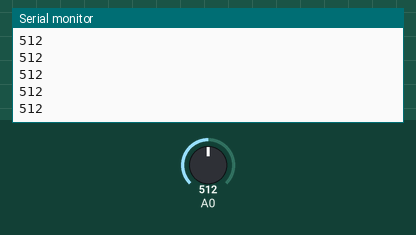
A sketch run on a simulated Arduino Uno, built with avr-gcc and run on an emulated ATmega328P. Shown: the last lines printed to the serial monitor. The inputs (shaded band) are chosen by the test bench; at power-on: A0 = 512.

Above: at 1.2 s.
1.3 s: A0 set to 610
At 1.49 s:
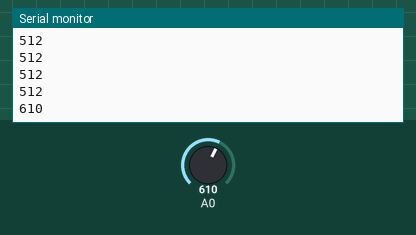
2.8 s: A0 set to 590
At 2.83 s:
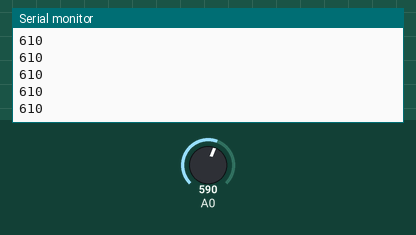
Timing chart, 0 to 5.8 s (numbered marks = the images above; inputs shaded):
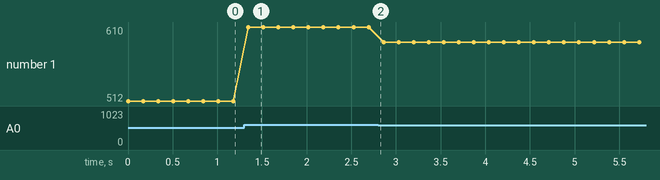

The sketch:

send.ino
```cpp
#include <IRremote.h>
#define IR_SEND_PIN 2
IRsend irsend(IR_SEND_PIN);
uint32_t noRepeats = 2;

int value;

void setup() {
  Serial.begin(9600);
}


void loop() {
  value = analogRead(A0);
  Serial.println(value);
  if (value <= 600)
    irsend.sendNEC(0x00, 0x1A, noRepeats);
  else
    irsend.sendNEC(0x00, 0x1B, noRepeats);
  delay(100);
}
```

Measured:
- after the input at 1.3 s, the serial monitor: prints a new line after 0.05 s (image 1)
- plotted number 1: 512 → 610 after the input at 1.3 s, 610 → 590 after the input at 2.8 s
